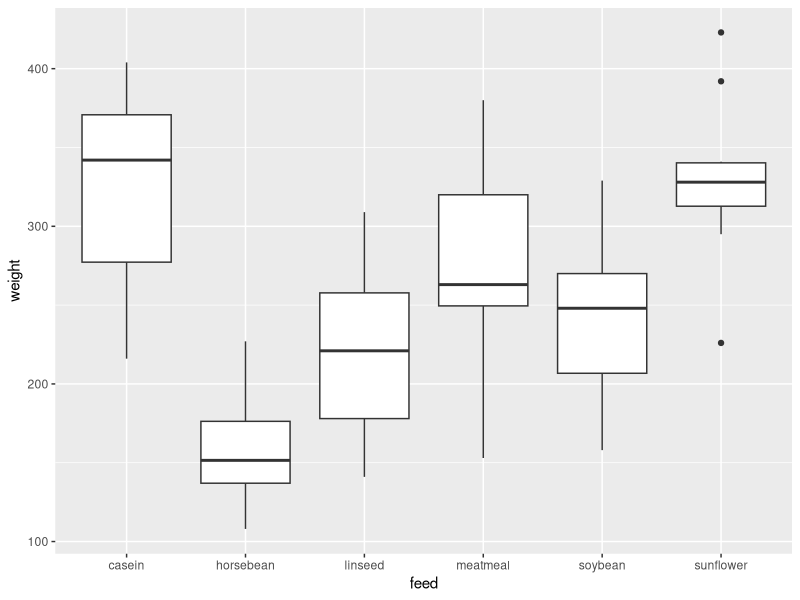
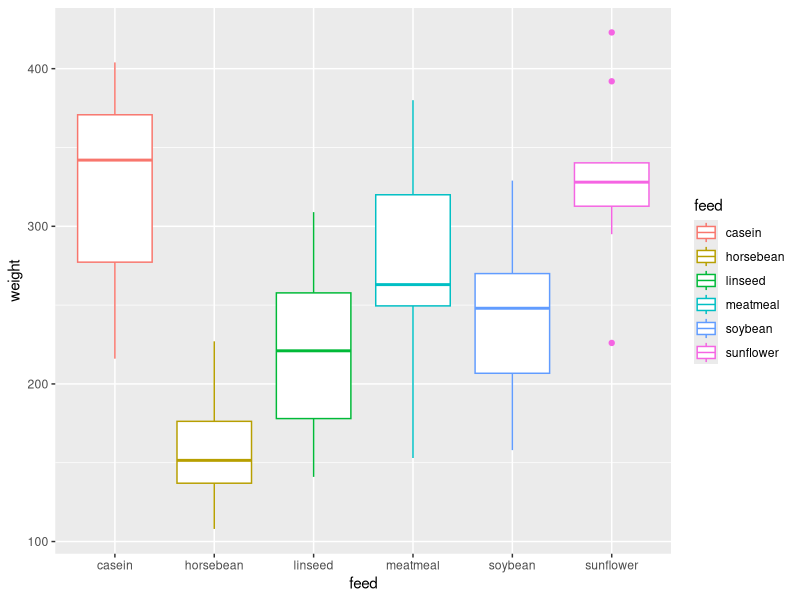
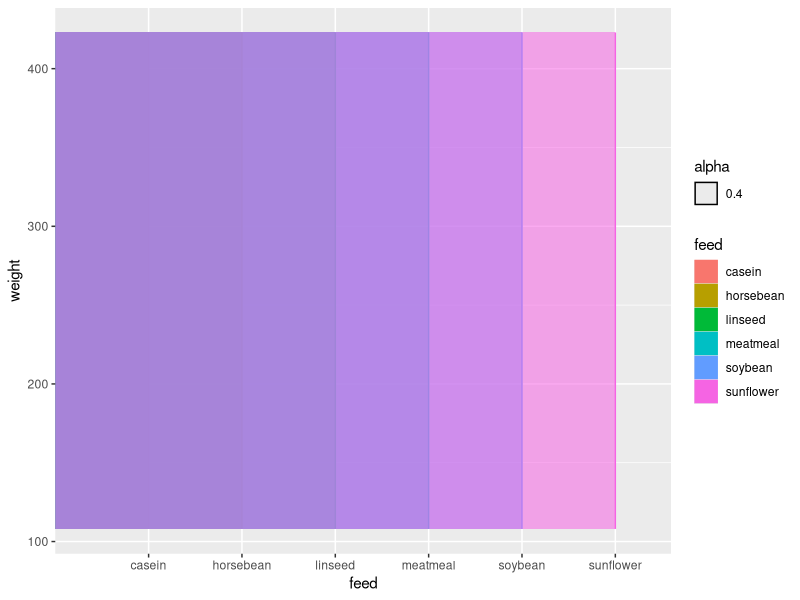
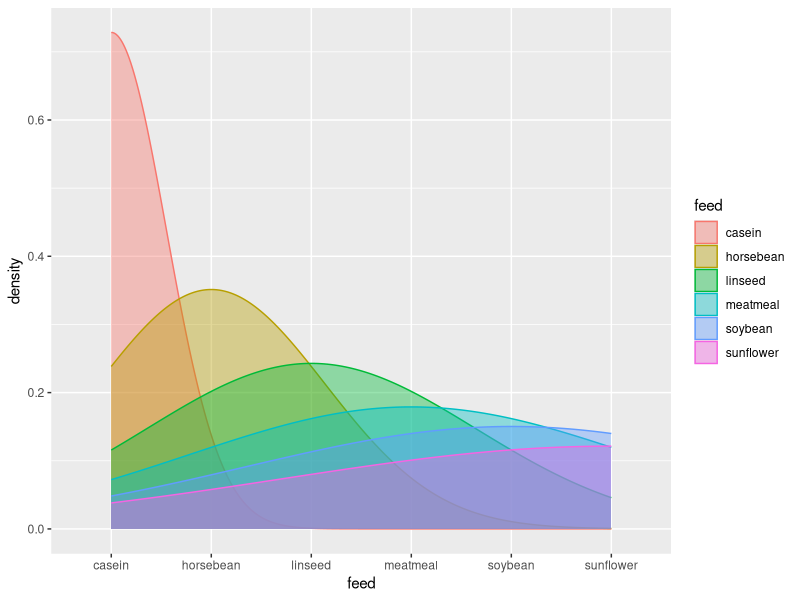
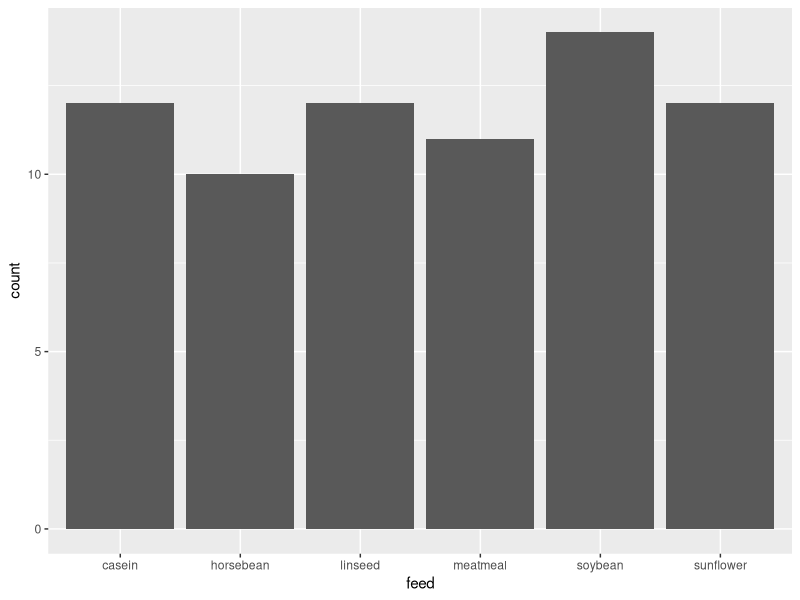
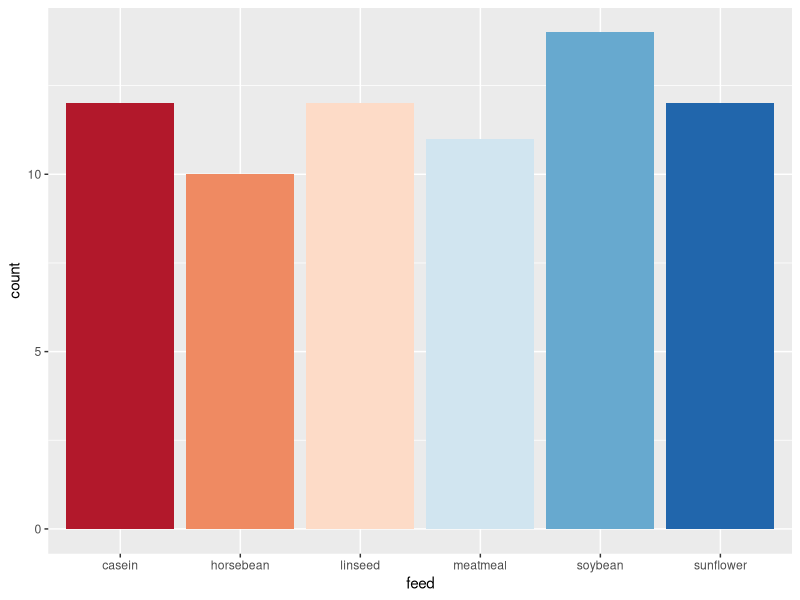
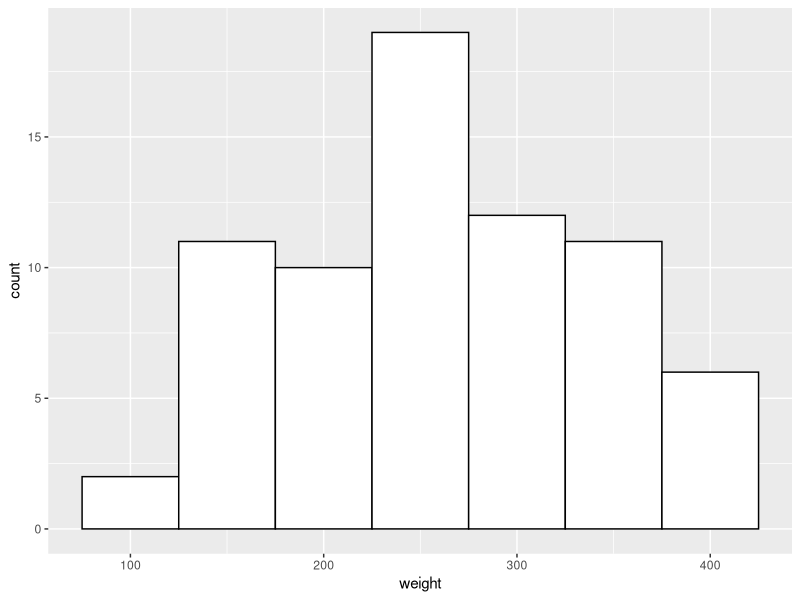

Write the R code that produced these figures, in order.
library(tidyverse)

data(chickwts)


# Question 1 
#Take a look at the first 6 rows of the data set. 
#How does the data look? 
#Is this appropriate for plotting?

head(chickwts)

# Question 2 
#Calculate the overall means for the chick weights.

mean(chickwts$weight)

# Question 3 
# Calculate the overall SD for the chick weights 

sd(chickwts$weight)

# Question 4 
# Create the basis of a ggplot by defining the chickwts 

chick.plot <- ggplot(data = chickwts)


# Question 5 
# Make a box plot of the chick weights by feed 
# Use the chick.plot object and add the function for creating a boxplot 


chick.plot + geom_boxplot( 
       mapping = aes(x = feed, y = weight)
)

# Question 6 
# Add color to your box plot by the feed type 

chick.plot + geom_boxplot( 
  mapping = aes(x = feed, 
                y = weight,
                color = feed)
)

# Question 7 
# Create a density distribution of the chick weights by feed type 
# Set different colors and fills by feed type 
# Set transparency for all distributions to 0.4 

chick.plot + geom_density(mapping = aes(x = feed, 
                                        y = weight,
                                        color = feed, 
                                        fill = feed, 
                                        alpha = 0.4)
                          )

## CORRECT RESPONSE 

chick.plot + 
  geom_density(mapping = aes(x = feed, 
                             colour = feed,
                             fill = feed
  ), 
  alpha = 0.4
  )

# Question 8 
# Make a bar plot to show the counts of each feed type 

chick.plot +
  geom_bar(mapping = aes(x = feed
                        ))

# Question 9 
# Pick 6 hex colors and put them into a variable 
# Create bar plot again, but fill the bars with colors in variable you created 



bar.colours <- c("#b2182b", 
                          "#ef8a62", 
                          "#fddbc7", 
                          "#d1e5f0", 
                          "#67a9cf", 
                          "#2166ac"
)
chick.plot + 
  geom_bar(mapping = aes(x = feed),
           fill = bar.colours
  )
                         
# Question 10 
# Make a histrogram showing overall distribution of chick weights 
# Set bin width to 50, and make bars have a white fill and black border 

chick.plot + 
  geom_histogram(mapping = aes(x = weight),
                 binwidth = 50,
                 fill = "white",
                 color = "black"
  )

